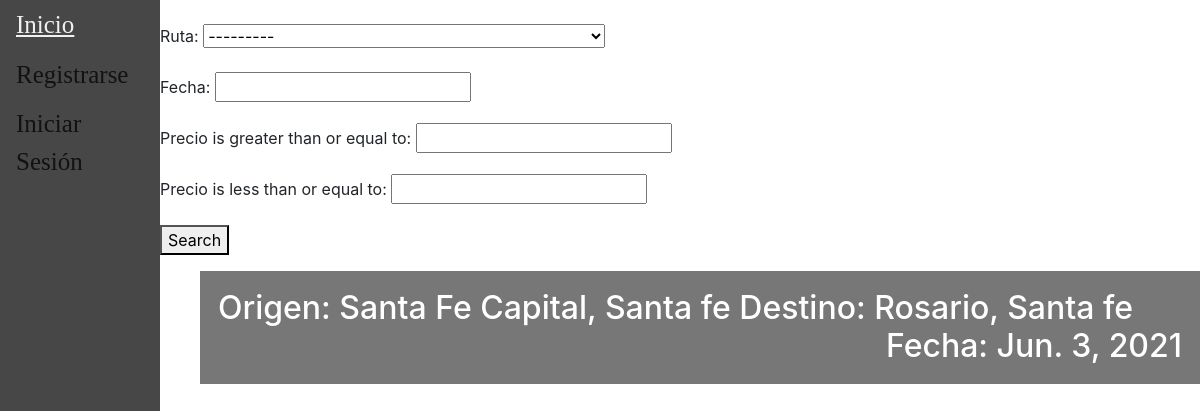
/search/, run on an earlier commit of the app's database.
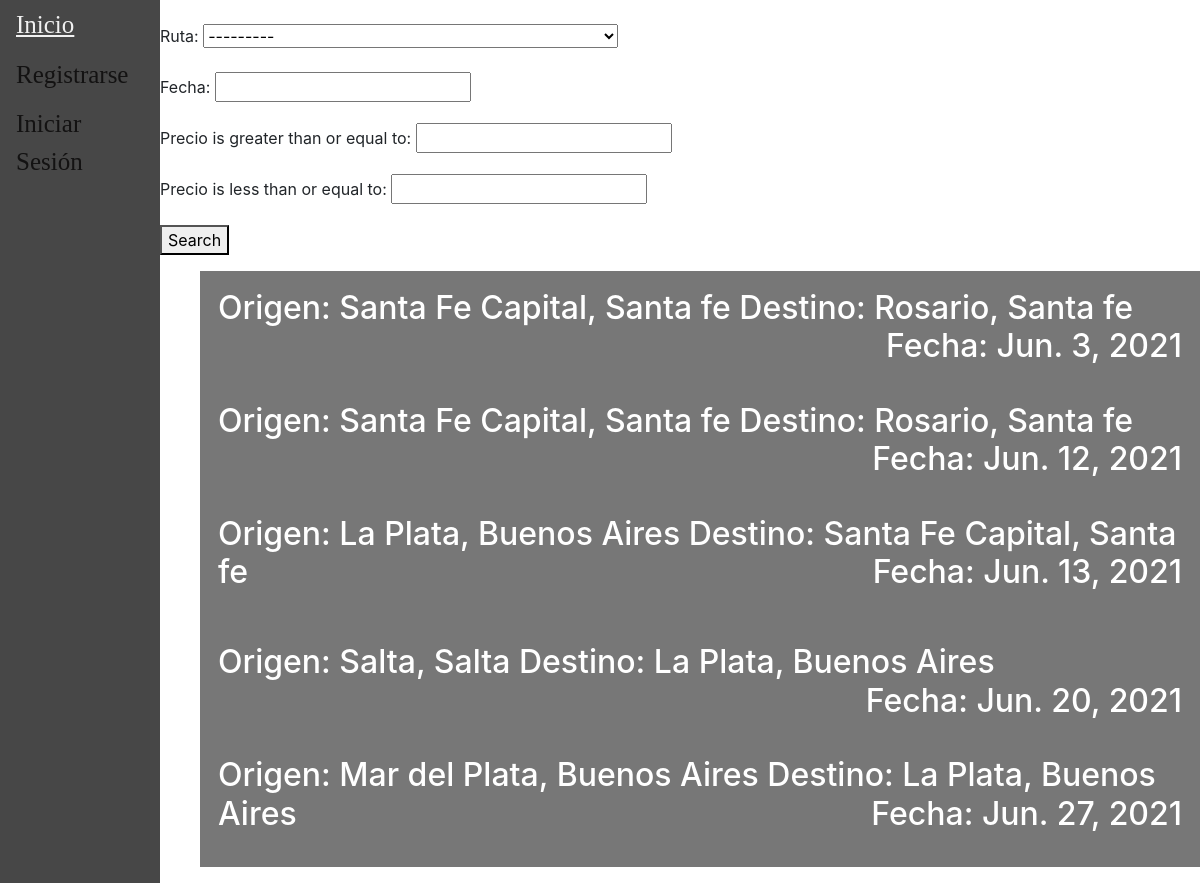
And on a later commit of the database.
### main/models.py (models this page shows, shortened)
class Viaje(models.Model):
    descripcion = models.CharField(max_length=100)
    fecha = models.DateField(validators=[MinValueValidator(datetime.date.today()+datetime.timedelta(hours=24))])
    hora = models.TimeField(default=None)
    ruta =  models.ForeignKey(Ruta, default=None, on_delete=models.CASCADE)
    chofer = models.ForeignKey(Chofer, default=None, on_delete=models.CASCADE)
    combi =  models.ForeignKey(Combi, default=None, on_delete=models.CASCADE)
    precio = models.DecimalField(default=None, max_digits=10, decimal_places=2, validators=[MinValueValidator(0)])
    insumo = models.ManyToManyField(Insumo,blank=True)
    pasajeros = models.ManyToManyField(Pasajero, blank=True)
    comentarios = models.ManyToManyField(Comentario, blank=True)
    class Meta:
        unique_together = ('chofer', 'fecha','hora', 'ruta',)

class Ruta(models.Model):
    origen = models.ForeignKey(Lugar, default=None, on_delete=models.CASCADE, related_name='origen')
    destino = models.ForeignKey(Lugar, default=None, on_delete=models.CASCADE, related_name='destino')
    class Meta:
        unique_together = ('origen', 'destino')
    def __str__(self):
        return str(self.origen)+" - "+str(self.destino)

class Lugar(models.Model):
    localidad = models.CharField(max_length=150)
    provincia = models.CharField(max_length=100)
    class Meta:
        unique_together = ('localidad', 'provincia',)
    def __str__(self):
        return (self.localidad+", "+self.provincia)

### main/views.py (the view)
# urls.py: url(r'^search/$', views.viaje_list, name='search'),
def viaje_list(request):
	viajes= Viaje.objects.all().filter(combi__capacidad__gt=0)
	filter = ProductFilter(request.GET, queryset = viajes)
	return render(request, 'main/search.html', {'filter' : filter})

### main/templates/main/search.html (shortened to what this page needs)
{% extends 'main/base.html' %}
{% block content %}
  <form method="get">
    {{ filter.form.as_p }}
    <button type="submit">Search</button>
  </form>
  <ul>
  {% for viaje in filter.qs %}
    <button type="button"  class="viajeCollapse">
                <h2><p style="text-align:left"> Origen: {{viaje.ruta.origen}} Destino: {{viaje.ruta.destino}}
                  <span style="float:right">Fecha: {{viaje.fecha}}</span></p></h2>
            </button>
        {% endfor %}
  </ul>
{% endblock %}

What changed in the data, as far as the page shows it:
added Viaje: ruta.origen "Santa Fe Capital, Santa fe", ruta.destino "Rosario, Santa fe", fecha "Jun. 12, 2021"
added Viaje: ruta.origen "La Plata, Buenos Aires", ruta.destino "Santa Fe Capital, Santa fe", fecha "Jun. 13, 2021"
added Viaje: ruta.origen "Salta, Salta", ruta.destino "La Plata, Buenos Aires", fecha "Jun. 20, 2021"
added Viaje: ruta.origen "Mar del Plata, Buenos Aires", ruta.destino "La Plata, Buenos Aires", fecha "Jun. 27, 2021"
